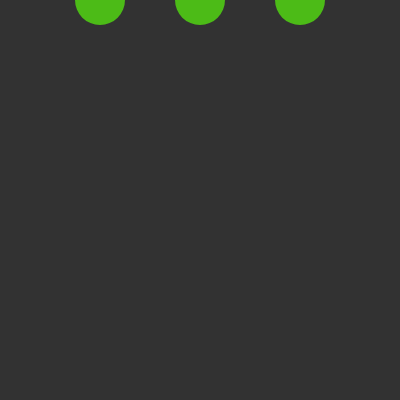
Frame 1 (no input)
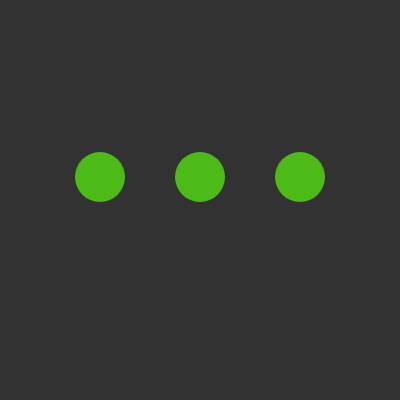
Frame 60 (no input)
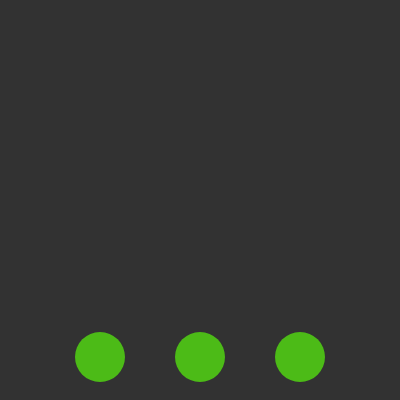
Frame 120 (the mouse pressed at the canvas centre since frame 60)

The p5.js sketch that drew these frames (run headless with seeded random() and noise() and a simulated clock; from frame 60 on, the mouse is pressed at the canvas centre):

// p5.js sketch
// ── sketch.js
let ellipseY = [0, 0, 0];
let speeds = [3, 1, 0]; // created an array for the different speeds
let cols = [
  [76, 187, 23], //Green
  [239, 183, 0],// Yellow
  [225, 28, 31] //Red
];
let colindex = 0;//Color Array



function setup() {
  createCanvas(400, 400);
  noStroke();
  rectMode(CENTER);
}

function draw() {
  background(50);
  //fill(255);

  for (let i = 0; i < ellipseY.length; i++) {
    let x = (i+1)*100;
	fill(cols[colindex]) 
    ellipse(x, ellipseY[i], 50, 50);
    ellipseY[i] = (ellipseY[i]+ speeds[colindex]) % width; // Wrap movement with modulus 
  }

}

function mouseClicked() {//MouseClick changes color and speed of falling circles
  colindex++;
  if(colindex > 2){
    colindex = 0;
  }  
}
